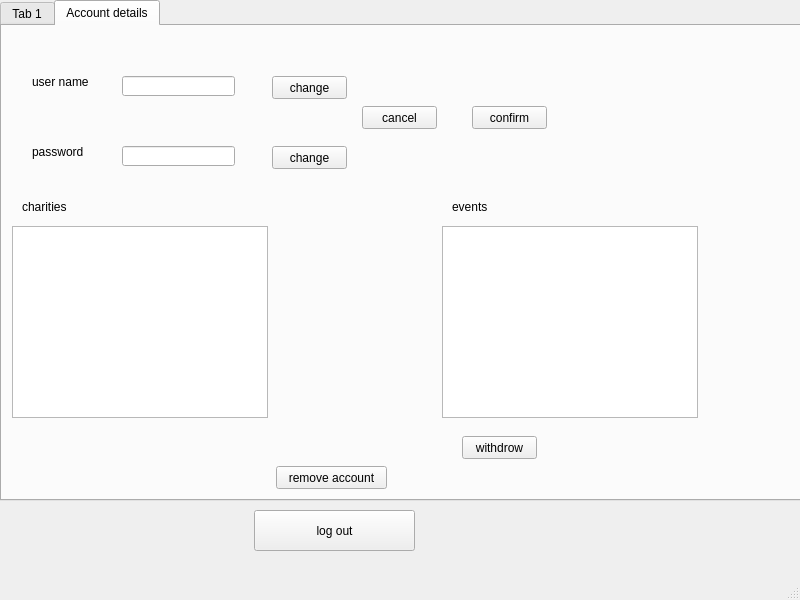
<?xml version="1.0" encoding="UTF-8"?>
<ui version="4.0">
 <class>MainWindow</class>
 <widget class="QMainWindow" name="MainWindow">
  <property name="geometry">
   <rect>
    <x>0</x>
    <y>0</y>
    <width>800</width>
    <height>600</height>
   </rect>
  </property>
  <property name="windowTitle">
   <string>MainWindow</string>
  </property>
  <widget class="QWidget" name="centralwidget">
   <widget class="QTabWidget" name="tab_main_window">
    <property name="geometry">
     <rect>
      <x>0</x>
      <y>0</y>
      <width>801</width>
      <height>501</height>
     </rect>
    </property>
    <property name="currentIndex">
     <number>1</number>
    </property>
    <widget class="QWidget" name="tab">
     <attribute name="title">
      <string>Tab 1</string>
     </attribute>
    </widget>
    <widget class="QWidget" name="tab_2">
     <attribute name="title">
      <string>Account details</string>
     </attribute>
     <widget class="QLabel" name="label">
      <property name="geometry">
       <rect>
        <x>30</x>
        <y>40</y>
        <width>81</width>
        <height>31</height>
       </rect>
      </property>
      <property name="text">
       <string>user name</string>
      </property>
     </widget>
     <widget class="QLabel" name="label_2">
      <property name="geometry">
       <rect>
        <x>30</x>
        <y>110</y>
        <width>81</width>
        <height>31</height>
       </rect>
      </property>
      <property name="text">
       <string>password</string>
      </property>
     </widget>
     <widget class="QLabel" name="label_3">
      <property name="geometry">
       <rect>
        <x>20</x>
        <y>170</y>
        <width>81</width>
        <height>21</height>
       </rect>
      </property>
      <property name="text">
       <string>charities</string>
      </property>
     </widget>
     <widget class="QLabel" name="label_4">
      <property name="geometry">
       <rect>
        <x>450</x>
        <y>170</y>
        <width>81</width>
        <height>21</height>
       </rect>
      </property>
      <property name="text">
       <string>events</string>
      </property>
     </widget>
     <widget class="QListWidget" name="list_widget_ad_charities">
      <property name="geometry">
       <rect>
        <x>10</x>
        <y>200</y>
        <width>256</width>
        <height>192</height>
       </rect>
      </property>
     </widget>
     <widget class="QListWidget" name="list_widget_ad_events">
      <property name="geometry">
       <rect>
        <x>440</x>
        <y>200</y>
        <width>256</width>
        <height>192</height>
       </rect>
      </property>
     </widget>
     <widget class="QLineEdit" name="txt_ad_user_id">
      <property name="geometry">
       <rect>
        <x>120</x>
        <y>50</y>
        <width>113</width>
        <height>20</height>
       </rect>
      </property>
     </widget>
     <widget class="QLineEdit" name="txt_ad_password">
      <property name="geometry">
       <rect>
        <x>120</x>
        <y>120</y>
        <width>113</width>
        <height>20</height>
       </rect>
      </property>
     </widget>
     <widget class="QPushButton" name="btn_ad_change_user_id">
      <property name="geometry">
       <rect>
        <x>270</x>
        <y>50</y>
        <width>75</width>
        <height>23</height>
       </rect>
      </property>
      <property name="text">
       <string>change</string>
      </property>
     </widget>
     <widget class="QPushButton" name="btn_ad_cancel_changes">
      <property name="geometry">
       <rect>
        <x>360</x>
        <y>80</y>
        <width>75</width>
        <height>23</height>
       </rect>
      </property>
      <property name="text">
       <string>cancel</string>
      </property>
     </widget>
     <widget class="QPushButton" name="btn_ad_withdraw_event">
      <property name="geometry">
       <rect>
        <x>460</x>
        <y>410</y>
        <width>75</width>
        <height>23</height>
       </rect>
      </property>
      <property name="text">
       <string>withdrow</string>
      </property>
     </widget>
     <widget class="QPushButton" name="btn_ad_change_password">
      <property name="geometry">
       <rect>
        <x>270</x>
        <y>120</y>
        <width>75</width>
        <height>23</height>
       </rect>
      </property>
      <property name="text">
       <string>change</string>
      </property>
     </widget>
     <widget class="QPushButton" name="btn_ad_confirm_changes">
      <property name="geometry">
       <rect>
        <x>470</x>
        <y>80</y>
        <width>75</width>
        <height>23</height>
       </rect>
      </property>
      <property name="text">
       <string>confirm</string>
      </property>
     </widget>
     <widget class="QPushButton" name="btn_ad_remove_account">
      <property name="geometry">
       <rect>
        <x>274</x>
        <y>440</y>
        <width>111</width>
        <height>23</height>
       </rect>
      </property>
      <property name="text">
       <string>remove account</string>
      </property>
     </widget>
     <widget class="QLabel" name="lbl_ad_unavailable_user_id">
      <property name="geometry">
       <rect>
        <x>120</x>
        <y>80</y>
        <width>121</width>
        <height>21</height>
       </rect>
      </property>
      <property name="text">
       <string/>
      </property>
     </widget>
     <widget class="QLabel" name="lbl_ad_unauthorized_password">
      <property name="geometry">
       <rect>
        <x>130</x>
        <y>150</y>
        <width>111</width>
        <height>21</height>
       </rect>
      </property>
      <property name="text">
       <string/>
      </property>
     </widget>
    </widget>
   </widget>
   <widget class="QPushButton" name="btn_logout">
    <property name="geometry">
     <rect>
      <x>254</x>
      <y>510</y>
      <width>161</width>
      <height>41</height>
     </rect>
    </property>
    <property name="text">
     <string>log out</string>
    </property>
   </widget>
  </widget>
  <widget class="QMenuBar" name="menubar">
   <property name="geometry">
    <rect>
     <x>0</x>
     <y>0</y>
     <width>800</width>
     <height>21</height>
    </rect>
   </property>
  </widget>
  <widget class="QStatusBar" name="statusbar"/>
 </widget>
 <resources/>
 <connections/>
</ui>
